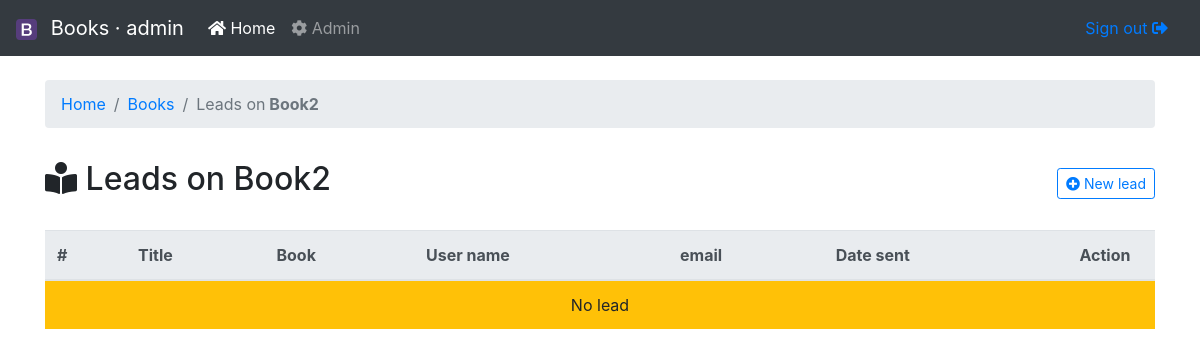
Before: /book/2/leads/ (signed in) with the older database file.
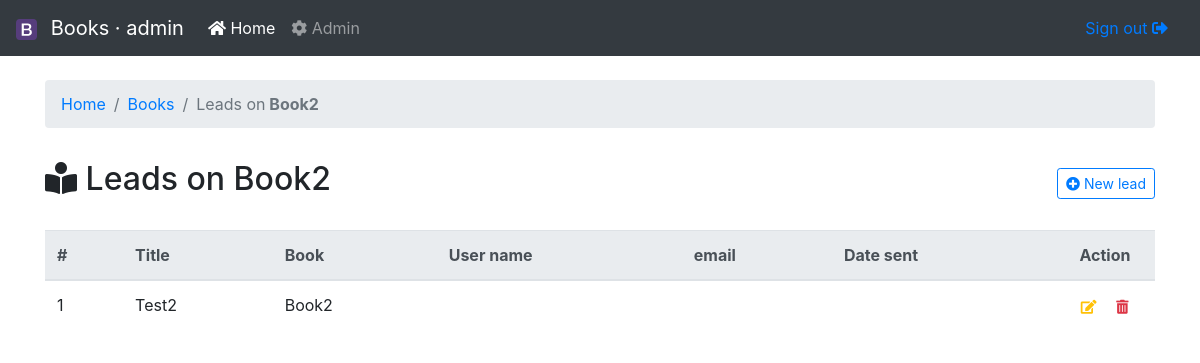
After: the same page with the newer database file.
### books/models.py (models this page shows, shortened)
class Book(models.Model):
    HARDCOVER = 1
    PAPERBACK = 2
    EBOOK = 3
    BOOK_TYPES = (
        (HARDCOVER, 'Hardcover'),
        (PAPERBACK, 'Paperback'),
        (EBOOK, 'E-book'),
    )
    title = models.CharField(max_length=50, verbose_name='Title')
    publication_date = models.DateField(null=True, verbose_name='Publicate on')
    price = models.DecimalField(max_digits=5, decimal_places=2, verbose_name='Price, €')
    pages = models.IntegerField(blank=True, null=True, verbose_name='Pages')
    book_type = models.PositiveSmallIntegerField(choices=BOOK_TYPES, verbose_name='Book type')
    def __str__(self):
        return self.title
    class Meta:
        verbose_name = 'Book'
        verbose_name_plural = 'Books'

class Lead(models.Model):
    book = models.ForeignKey(Book, on_delete=models.CASCADE, verbose_name='Book')
    slug = models.SlugField(max_length=255, verbose_name='Slug', unique=True)
    title = models.CharField(max_length=100, verbose_name='Title')
    username = models.CharField(max_length=90, verbose_name='User name')
    email = models.EmailField(verbose_name='email')
    date_sent = models.DateTimeField(blank=True, null=True, verbose_name='Date sent')
    class Meta:
        verbose_name = 'Lead'
        verbose_name_plural = 'Leads'
        ordering = ['-date_sent']

### books/views.py (the view)
# urls.py: path('book/<int:book>/leads/', leads_list, name='leads-list'),
@login_required
def leads_list(request, book):
    book_obj = get_object_or_404(Book, pk=book)
    context = {"title": "Leads on {}".format(book_obj), "book": book_obj, "object_list": book_obj.lead_set.all()}
    return render(request, 'leads.html', context)

### books/templatetags/cms.py (called while the page is built)
@register.filter(name='object_verbose_name')
def get_object_verbose_name(object):
    if hasattr(object, 'model'):
        object = object.model
    return object._meta.verbose_name

@register.filter(name='object_verbose_name_plural')
def get_object_verbose_name_plural(object):
    if hasattr(object, 'model'):
        object = object.model
    return object._meta.verbose_name_plural

@register.simple_tag
def get_field_verbose_name(object, field):
    if hasattr(object, 'model'):
        object = object.model
    return object._meta.get_field(field).verbose_name

### templates/leads.html (shortened to what this page needs)
{% extends 'layouts/base.html' %}
{% load cms %}
{% block content %}
<nav aria-label="breadcrumb">
  <ol class="breadcrumb">
    <li class="breadcrumb-item"><a href="{% url 'books:home' %}">Home</a></li>
    <li class="breadcrumb-item"><a href="{% url 'books:books-list' %}">{{ book|object_verbose_name_plural }}</a></li>
    <li class="breadcrumb-item active" aria-current="page">{{ object_list|object_verbose_name_plural }} on<strong>&nbsp;{{ book }}</strong></li>
  </ol>
</nav>
{% with object_list as leads %}
  <div class="d-flex justify-content-between flex-wrap flex-md-nowrap align-items-center pt-3 pb-2 mb-3">
      <h1 class="h2"><i class="fas fa-book-reader"></i> {{ title }}</i></h1>
      <div class="btn-toolbar mb-2 mb-md-0">
          <a class="btn btn-sm btn-outline-primary js-load-form" href="{% url 'books:lead-create' book.pk %}">
          <i class="fas fa-plus-circle"></i> New {{ leads|object_verbose_name|lower }}</a>
      </div>
  </div>
  <table class="table table-hover" id="ajax-table">
    <thead class="thead-light">
      <tr>
        <th>#</th>
        <th>{{ leads|field_verbose_name:'title' }}</th>
        <th>{{ leads|field_verbose_name:'book' }}</th>
        <th>{{ leads|field_verbose_name:'username' }}</th>
        <th>{{ leads|field_verbose_name:'email' }}</th>
        <th>{{ leads|field_verbose_name:'date_sent' }}</th>
        <th scope="col" class="crud-column">Action</th>
      </tr>
    </thead>
    <tbody>
      {% include 'leads_list.html' %}
    </tbody>
  </table>
{% endwith %}
{% endblock %}

### templates/layouts/base.html (shortened to what this page needs)
{% extends 'layouts/main.html' %}
{% block maincontent %}
    {% include 'layouts/navbar.html' %}
    <main role="main" class="container">
        {% block content %}{% endblock %}
    </main>
{% endblock %}

### templates/layouts/main.html (shortened to what this page needs)
{% load static %}
<!doctype html>
<html lang="en">
  <head>
    <link rel="stylesheet" href="https://cdn.jsdelivr.net/npm/bootstrap@4.5.3/dist/css/bootstrap.min.css">
    {% block extracss %}
      <link rel="stylesheet" href="https://cdnjs.cloudflare.com/ajax/libs/font-awesome/5.14.0/css/all.min.css" />
      <link href="{% static 'css/main.css' %}" rel="stylesheet">
    {% endblock %}
  </head>
  <body>
    {% block maincontent %}{% endblock %}
  </body>
</html>

### templates/layouts/navbar.html (shortened to what this page needs)
{% load static %}
<nav class="navbar navbar-expand-md navbar-dark bg-dark fixed-top">
  <a class="navbar-brand" href="{% if user.is_staff or user.is_superuser %}{% url 'admin:index' %}{% else %}{% url 'books:home' %}{% endif %}">
    <img src="{% static 'img/bootstrap-solid.svg' %}" withdh="21" height="21" alt="Logo" class="mr-2"> Books · {{ request.user }}</a>
  <div class="collapse navbar-collapse" id="navbarsExampleDefault">
    <ul class="navbar-nav mr-auto">
      <li class="nav-item active">
        <a class="nav-link" href="{% url 'books:home' %}"> <i class="fas fa-home"></i> Home <span class="sr-only">(current)</span></a>
      </li>
      <li class="nav-item">
        <a class="nav-link" href="{% url 'admin:index' %}"> <i class="fas fa-cog"></i> Admin</a>
      </li>
    </ul>
    <a class="nav-link" href="{% url 'accounts:logout' %}"> Sign out <i class="fas fa-sign-out-alt"></i></a>
  </div>
</nav>

### templates/leads_list.html
{% load cms %}
{% for lead in object_list %}
<tr>
    <td>{{ forloop.counter }}</td>
    <td>{{ lead.title }}</td>
    <td>{{ lead.book }}</td>
    <td>{{ book.username }}</td>
    <td>{{ book.email }}</td>
    <td>{{ book.date_sent }}</td>
    <td class="crud-column">
        <a href="{% url 'books:lead-update' lead.book.pk lead.slug %}"
            class="btn btn-outline-warning btn-sm btn-circle btn-noborder js-load-form" title="Edit">
            <i class="fa fa-edit"></i></a>
        <a href="{% url 'books:lead-delete' lead.book.pk lead.slug %}"
            class="btn btn-outline-danger btn-sm btn-circle btn-noborder js-load-form" title="Delete">
            <i class="fa fa-trash-alt"></i></a>
    </td>
</tr>
{% empty %}
<tr>
    <td colspan="7" class="text-center bg-warning">No {{ object_list|object_verbose_name|lower }}</td>
</tr>
{% endfor %}

### static/css/main.css (style rules this page uses)
body { padding-top: 5rem; }
.btn-noborder { border: none; background-color: none; outline: none; box-shadow: none; }
.btn-circle { width: 30px; height: 30px; text-align: center; padding: 4px 8px; font-size: 14px; line-height: 1.428571429; border-radius: 15px; }
.crud-column { width: 100px; text-align: center; }

Changed rows visible on the page:
added Lead: title "Test2", book "Book2"
Other visible differences:
{{ object_list|object_verbose_name|lower }}: "lead" → (not shown)
text no longer shown: "No"
